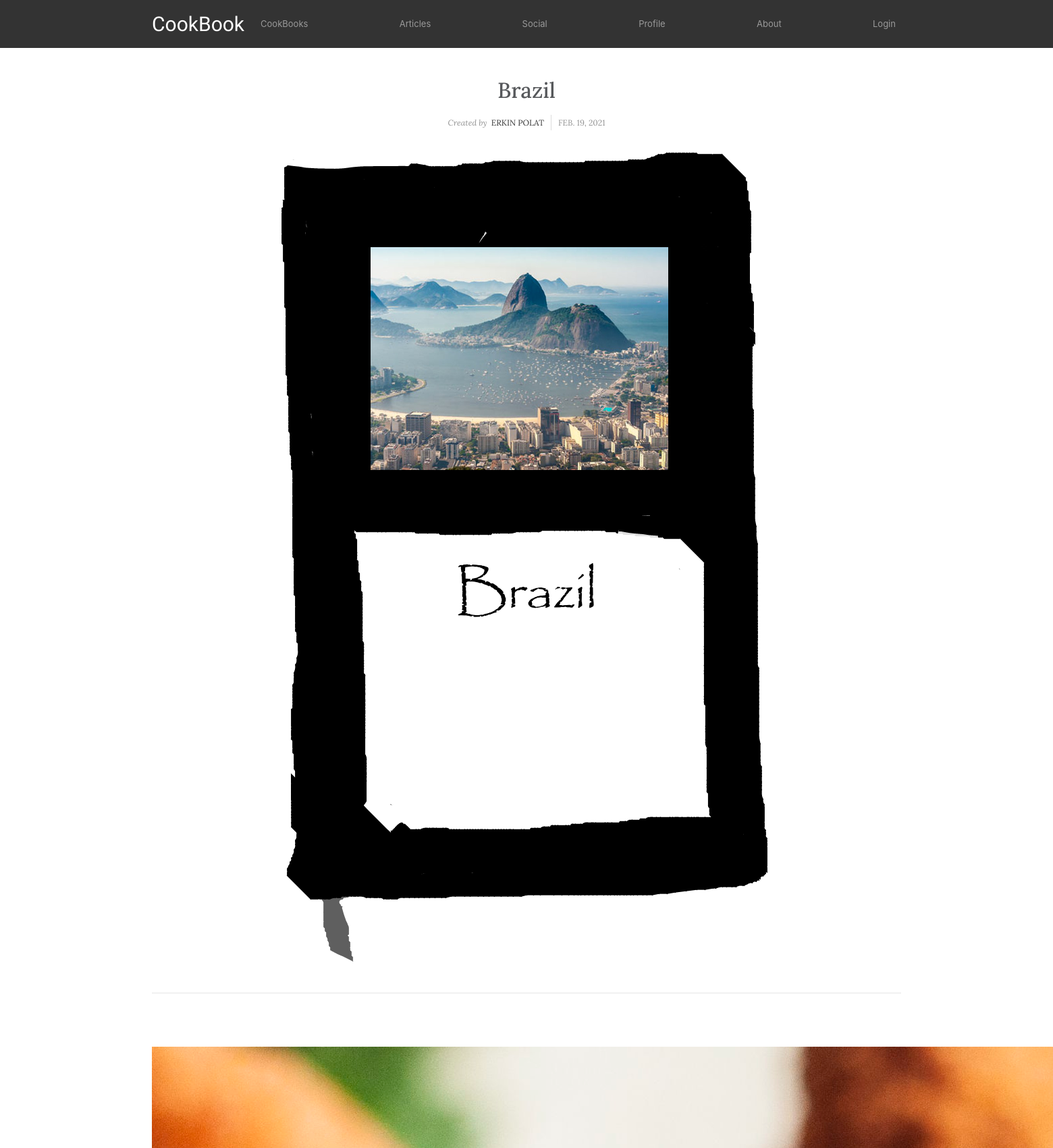
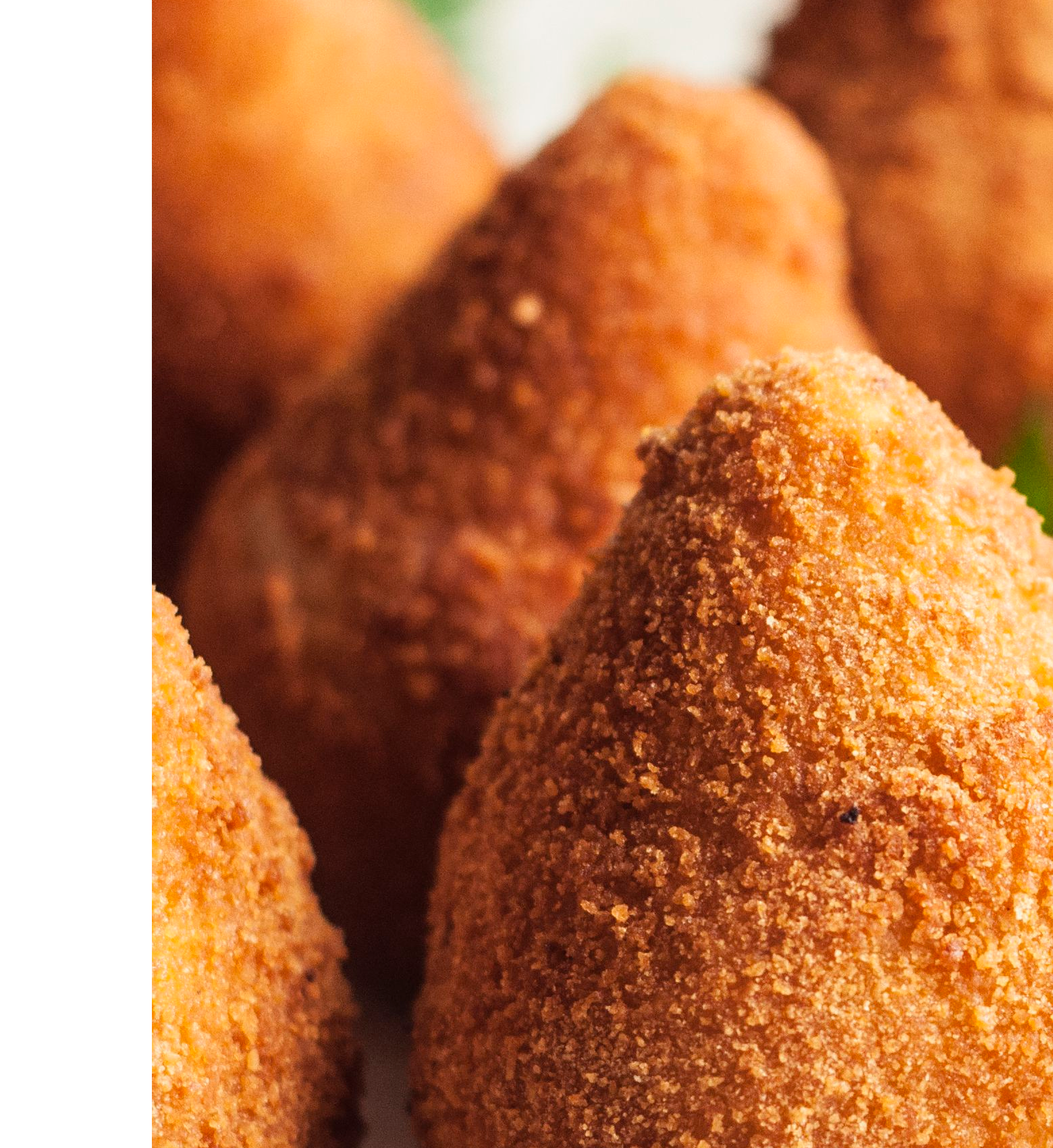
The page /recipes/cookbook/1/brazil/ (upper part) on the database its author committed (2 pictures, top to bottom).
### recipes/models.py (models this page shows, shortened)
class CookBook(models.Model):
	user = models.ForeignKey(settings.AUTH_USER_MODEL, related_name='cookbooks_created', on_delete=models.CASCADE)
	title = models.TextField(max_length=200)
	collaborators = models.ManyToManyField(settings.AUTH_USER_MODEL, related_name='cookbooks_collaborating', blank=True)
	picture = models.ImageField(upload_to='cookbook/pictures/%Y/%m/%d/')
	template = models.ImageField(upload_to='cookbook/created/%Y/%m/%d/', blank=True)
	description = models.TextField(blank=True)
	slug = models.SlugField(max_length=200, blank=True)
	created = models.DateField(auto_now_add=True, db_index=True)

class Recipe(models.Model):
	user = models.ForeignKey(settings.AUTH_USER_MODEL, related_name='recipes_created', on_delete=models.CASCADE)
	title = models.CharField(max_length = 200)
	slug = models.SlugField(max_length=200, blank=True)
	picture = models.ImageField(upload_to='recipes/%Y/%m/%d/', blank=True)
	region = models.ForeignKey('Region', related_name='recipes_from_region', on_delete=models.SET('None'))
	cookbook = models.ForeignKey('CookBook', related_name='recipes_in_cookbook', on_delete=models.CASCADE)
	country = models.CharField(max_length = 200)
	diet = models.ForeignKey('Diet', related_name='recipes_in_diet', on_delete=models.SET('None'))
	prep_time = models.IntegerField()
	description = RichTextField()
	steps = models.TextField()
	ingredients = models.TextField()
	created = models.DateField(auto_now_add=True, db_index=True)
	users_like = models.ManyToManyField(settings.AUTH_USER_MODEL, related_name='recipes_liked', blank=True)
	def get_absolute_url(self):
		return reverse('recipes:detail', args=[self.id, self.slug])

### recipes/views.py (the view)
# urls.py: path('cookbook/<int:id>/<slug:slug>/', views.cookbook_detail, name='cookbook_detail'),
def cookbook_detail(request, id, slug):
	cookbook = get_object_or_404(CookBook, id=id, slug=slug)
	recipes = cookbook.recipes_in_cookbook.all()
	collaborators = cookbook.collaborators.all()
	print(collaborators)
	return render(request, 'recipes/recipe/cookbook_detail.html', {'section': 'recipes', 'cookbook': cookbook, 'recipes': recipes, 'collaborators': collaborators})

### recipes/templates/recipes/recipe/cookbook_detail.html (shortened to what this page needs)
{% extends "base.html" %}
{% load static %}
{% block styles %}<link rel="stylesheet" href="{% static 'assets/css/cookbook.css' %}">{% endblock %}
{% block content %}
    <div class="article-dual-column">
        <div class="container">
            <div class="row">
                <div class="col-md-10 offset-md-1">
                    <div class="intro">
                        <div>
                        <h1 class="text-center">{{ cookbook.title }}</h1>
                        </div>
                        <p class="text-center"><span class="by">Created by</span> <a href="{% url 'other_profile' cookbook.user.id %}">{{ cookbook.user.first_name|title }} {{ cookbook.user.last_name|title }}</a><span class="date">{{ cookbook.created }} </span></p>
                        {% load thumbnail %}
                            <a href="{{ cookbook.template.url }}">
                                <img class="img-fluid mx-auto d-block" src="{% thumbnail cookbook.template 0x500 %}" class="image-detail">
                            </a>
                    </div>
                </div>
            </div>
            <hr>
            <br><br><br>
            <div class="row">
                {% for recipe in recipes %}
                    <div class="col-sm-6 col-lg-4 item" data-href="{{ recipe.get_absolute_url }}">
                        <a href="{{ recipe.get_absolute_url }}">
                            {% thumbnail recipe.picture 350x250 crop="smart" as im %}
                            <a href="{{ recipe.get_absolute_url }}">
                                <img src="{{ im.url }}">
                            </a>
                        </a>
                    </div>
                {% endfor %}
            </div>
        </div>
    </div>
{% endblock %}

### account/static/assets/css/styles.css (style rules this page uses)
html, body { height: 100%; }
body { padding-top: 65px; }

### account/static/assets/css/Article-Dual-Column.css (style rules this page uses)
.article-dual-column { color: #56585b; background-color: #fff; font-family: 'Lora', serif; font-size: 14px; }
.article-dual-column .intro { font-size: 16px; margin: 0 auto 30px; }
.article-dual-column .intro h1 { font-size: 32px; margin-bottom: 15px; padding-top: 20px; line-height: 1.5; color: inherit; margin-top: 25px; }
.article-dual-column .intro p { color: #929292; font-size: 12px; }
.article-dual-column .intro p .by { font-style: italic; }
.article-dual-column .intro p .date { text-transform: uppercase; padding: 4px 0 4px 10px; margin-left: 10px; border-left: 1px solid #ddd; }
.article-dual-column .intro p a { color: #333; text-transform: uppercase; padding-left: 3px; }
.article-dual-column .intro img { margin-top: 25px; }

### rows shown on the page
CookBook: title "Brazil", user.first_name "ERKIN", user.last_name "POLAT", created "FEB. 19, 2021", template (picture)
